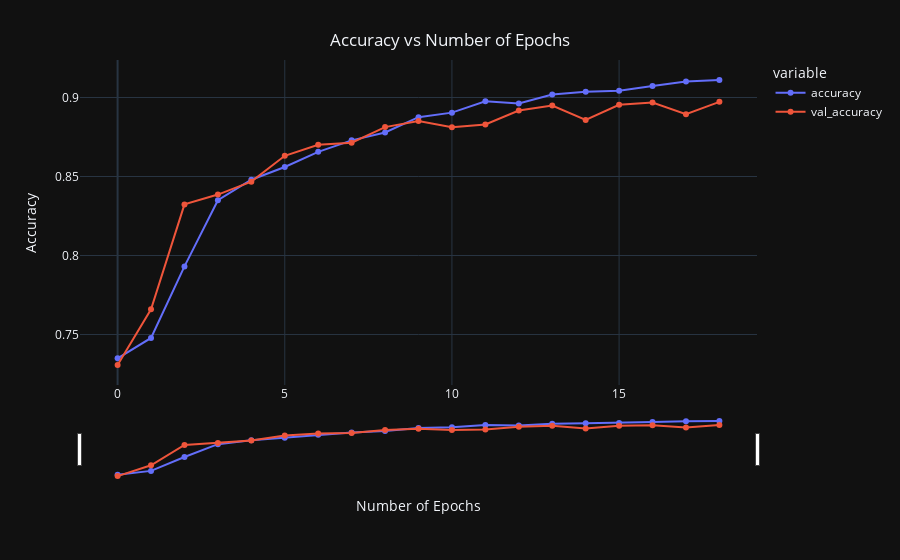

Here is the notebook cell this chart was saved with:
### Markdown cell above
## Visualizing Training Results

### Code cell
x = px.line(data_frame= history , y= ["accuracy" , "val_accuracy"] , 
            markers = True )
x.update_xaxes(title="Number of Epochs",
              rangeslider_visible = True)
x.update_yaxes(title = "Accuracy")
x.update_layout(showlegend = True,
    title = {
        'text': 'Accuracy vs Number of Epochs',
        'y':0.94,
        'x':0.5,
        'xanchor': 'center',
        'yanchor': 'top'})
x.show()

### Figure 1 — Plotly figure (JSON) as saved in the notebook; plotly's stock layout.template omitted (floating-point values rounded to 4 significant figures)
{"data": [{"hovertemplate": "variable=accuracy<br>index=%{x}<br>value=%{y}<extra></extra>", "legendgroup": "accuracy", "line": {"color": "#636efa", "dash": "solid"}, "marker": {"symbol": "circle"}, "mode": "lines+markers", "name": "accuracy", "orientation": "v", "showlegend": true, "x": [0, 1, 2, 3, 4, 5, 6, 7, 8, 9, 10, 11, 12, 13, 14, 15, 16, 17, 18], "xaxis": "x", "y": [0.7349, 0.7478, 0.7931, 0.835, 0.848, 0.856, 0.8656, 0.8729, 0.8779, 0.8875, 0.8904, 0.8976, 0.8963, 0.902, 0.9036, 0.9043, 0.9073, 0.9101, 0.9111], "yaxis": "y", "type": "scatter"}, {"hovertemplate": "variable=val_accuracy<br>index=%{x}<br>value=%{y}<extra></extra>", "legendgroup": "val_accuracy", "line": {"color": "#EF553B", "dash": "solid"}, "marker": {"symbol": "circle"}, "mode": "lines+markers", "name": "val_accuracy", "orientation": "v", "showlegend": true, "x": [0, 1, 2, 3, 4, 5, 6, 7, 8, 9, 10, 11, 12, 13, 14, 15, 16, 17, 18], "xaxis": "x", "y": [0.7307, 0.766, 0.8323, 0.8386, 0.8467, 0.8631, 0.87, 0.8714, 0.8813, 0.8852, 0.8811, 0.883, 0.8918, 0.8949, 0.8858, 0.8954, 0.8968, 0.8894, 0.8973], "yaxis": "y", "type": "scatter"}], "layout": {"xaxis": {"anchor": "y", "domain": [0.0, 1.0], "title": {"text": "Number of Epochs"}, "rangeslider": {"visible": true}}, "yaxis": {"anchor": "x", "domain": [0.0, 1.0], "title": {"text": "Accuracy"}}, "legend": {"title": {"text": "variable"}, "tracegroupgap": 0}, "margin": {"t": 60}, "title": {"text": "Accuracy vs Number of Epochs", "y": 0.94, "x": 0.5, "xanchor": "center", "yanchor": "top"}, "showlegend": true}}
